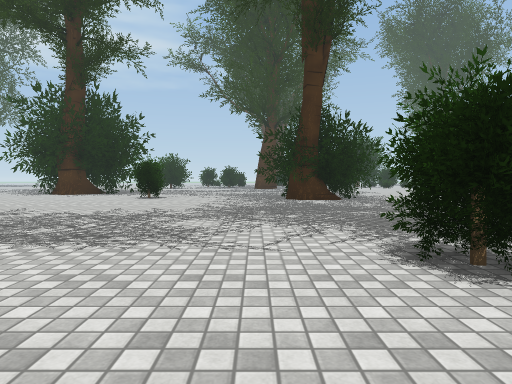
View 1 (above)

24 first-person views from a walk through a 3-D level made in the Unity game engine. The camera is 1.2 m above the floor, tilts 2° down and sees 75° across. The floor is counted in squares, 2 m on a side. Each view is taken from the middle of a square. On the plan, view 1 faces up. The plan holds only what a view shows up to about 10 squares ahead; the rest is blank. The place goes on beyond the plan. Flat ground stands in for the terrain. The player character is not drawn. Some surface patterns are stand-ins.

View 2
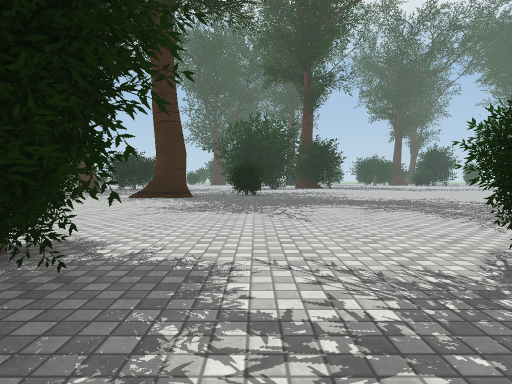

View 3
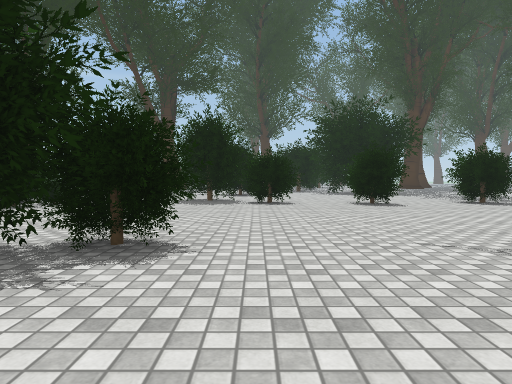

View 4
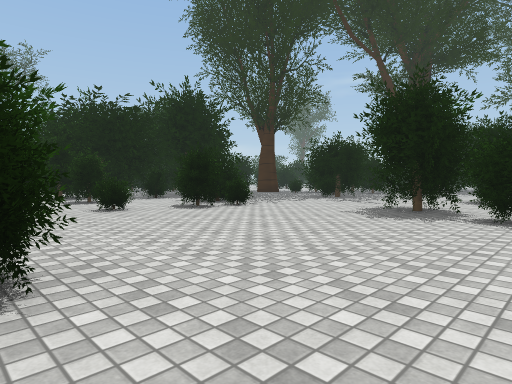

View 5
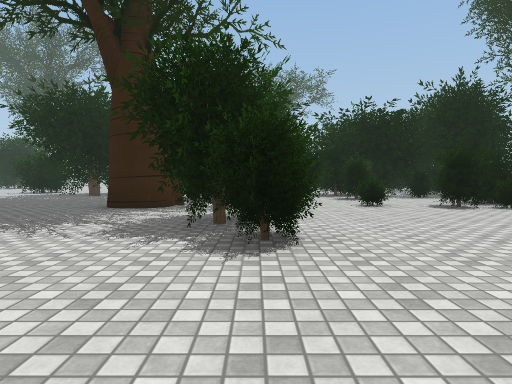

View 6
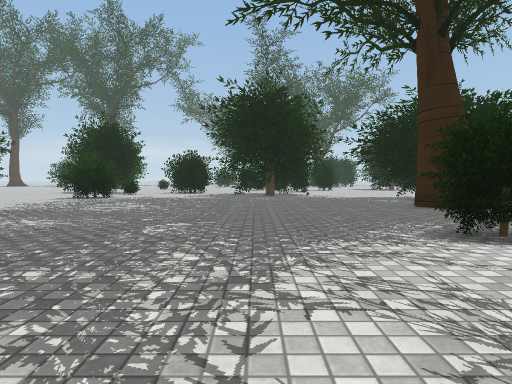

View 7
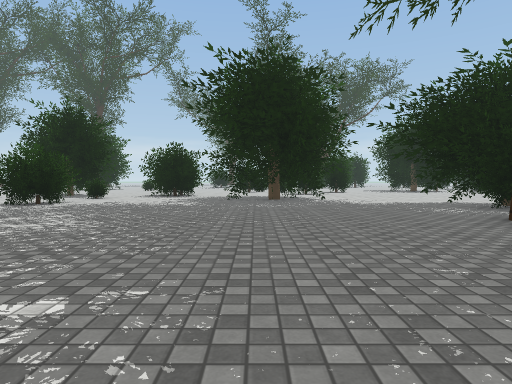

View 8
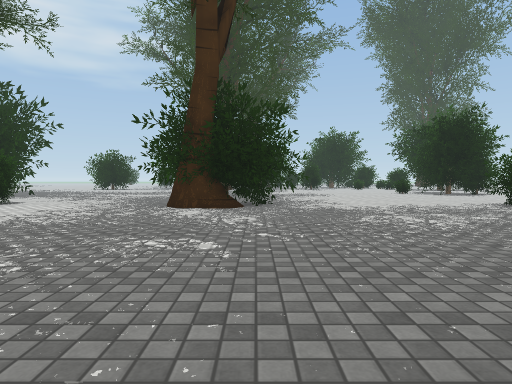

View 9
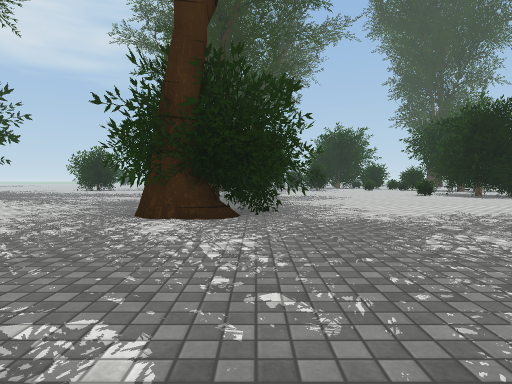

View 10
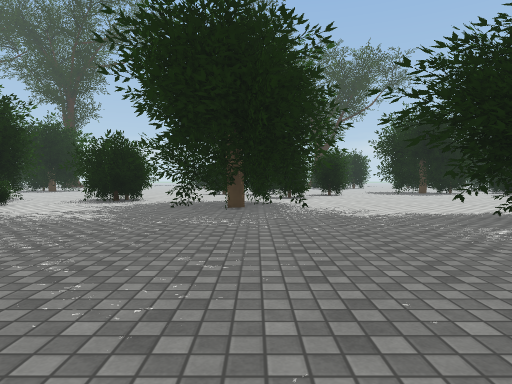

View 11
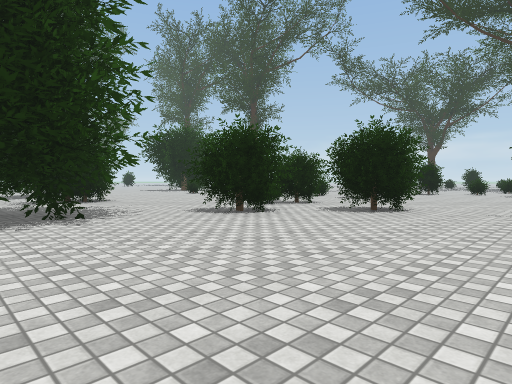

View 12
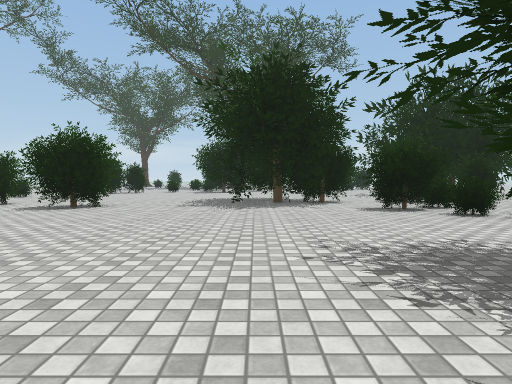

View 13
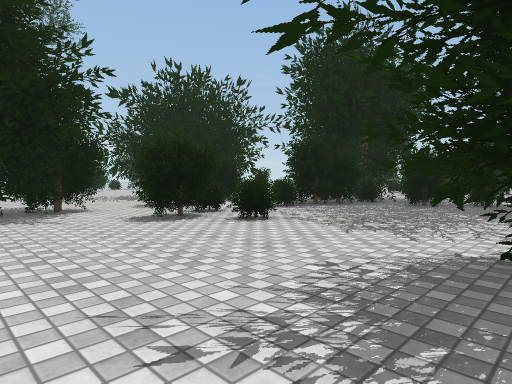

View 14
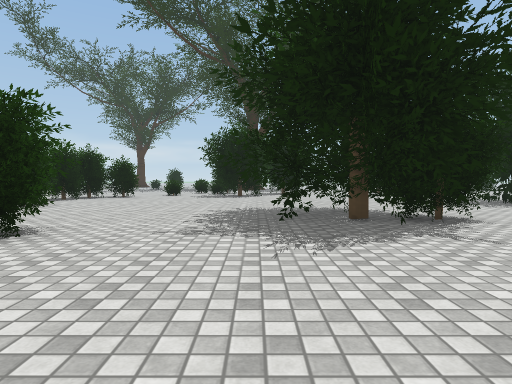

View 15
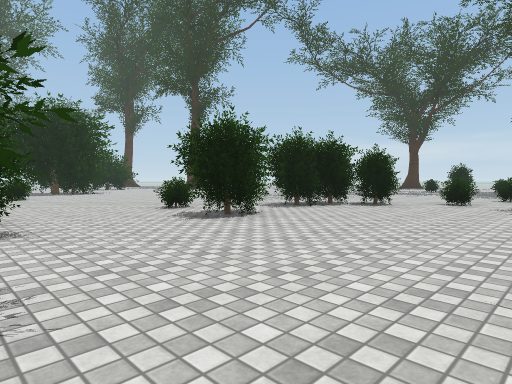

View 16
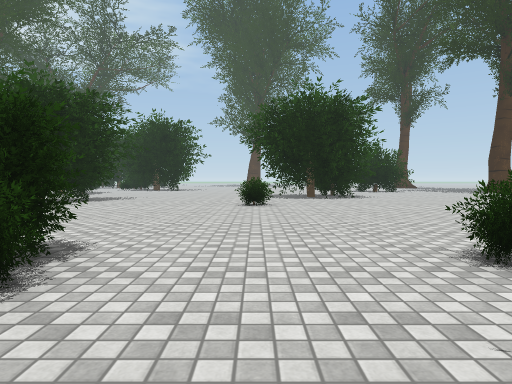

View 17
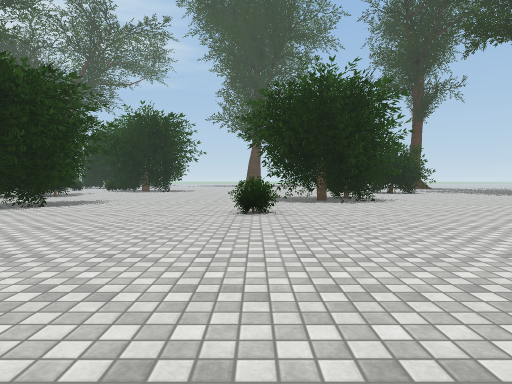

View 18
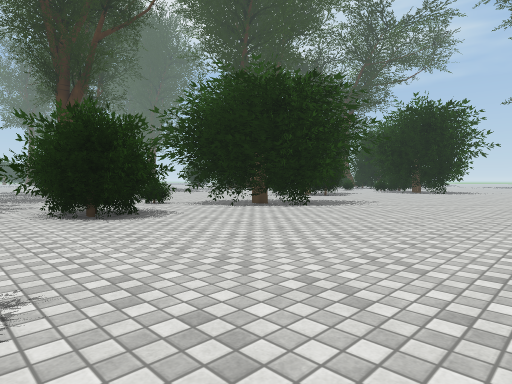

View 19
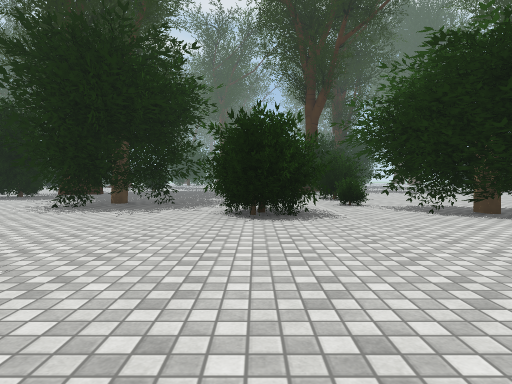

View 20
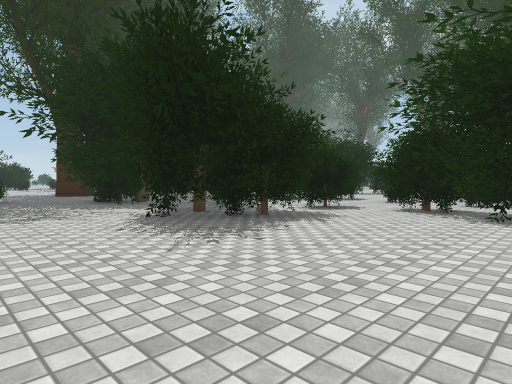

View 21
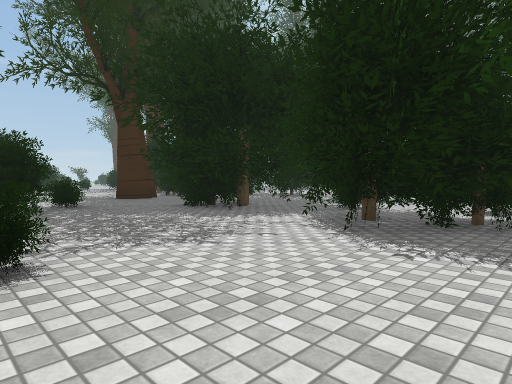

View 22
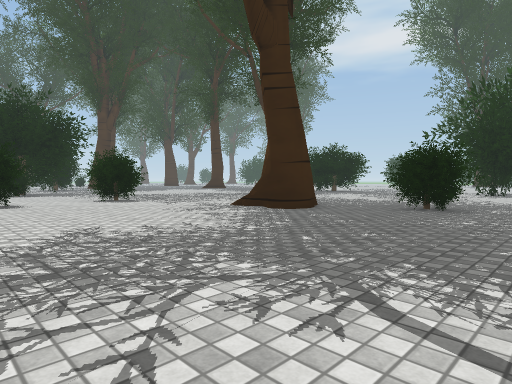

View 23
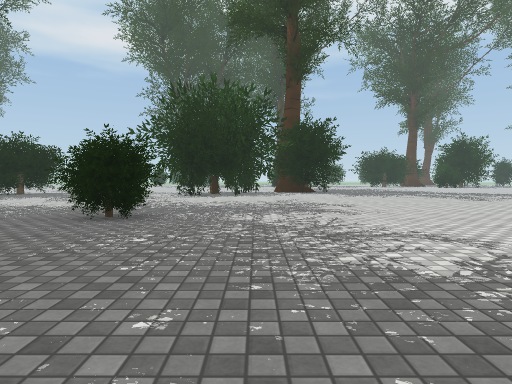

View 24
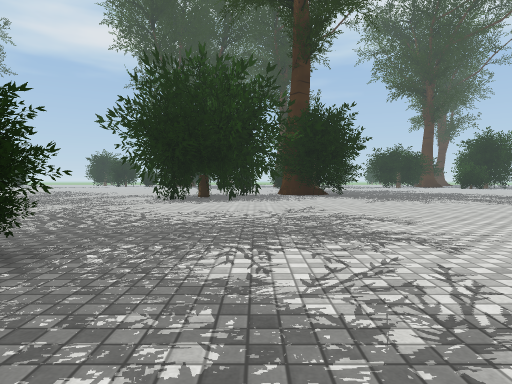

### Floor plan
Key: @ floor where view 1 was taken; # wall or solid block; x gap in a wall; . floor; / step, stairs or slope; T thing the floor can be seen under or through; O other object.
Columns run from 17 left of view 1 to 25 right of it. Each row starts with its distance up from view 1.
 15              ....    ......   ....... ####.
 14              ..... ............ # ... ###..
 13              ..... ............###.....  ..
 12              O...#####........###..........
 11              OO...###.....OO..##.....O.....
 10           ........###.....OO.O.............
  9 .. ..     ....................T##.........
  8 ......     .................. TOO........
  7 ........    ................. TT ........
  6 .........  ..................T.....O...O.
  5 ...........................##TT....OO..O..O
  4 ...........................##TTxO.OO..OOOOO
  3 ..................OO....... ###.OOOOO.OO.OO
  2 ..................OO............OOO........
  1 #......................#. #.......OO.......
  0 #......OO........@.....# O# .......O.......
 -1 ##.....OO.........### . OO# ..............
 -2 ..................O## OO ###........TT ...
 -3 .........#........O..O OOO#........TTTT...
 -4 ......   /.............O O..O#.....TTT ...
 -5    ..    ..............O OOOO##...OTO  ...
 -6          .............OO.OO ###..OO O ..
 -7           .O.OO.......OOO.O###...OOOOO..
 -8           OOO.OOOO##..OOOOO# #......OO  #
 -9           .O......##...OO. # #....O.OO  #
-10                     ...  .## # ..OOOOO

Positions as (right, up) in squares from view 1, and headings:
1: (0, 0), facing up
2: (4, 0), facing left
3: (0, 1), facing down
4: (-1, -2), facing down-right
5: (-2, -2), facing right
6: (-2, 5), facing right
7: (1, 5), facing right
8: (3, 3), facing up
9: (3, 5), facing up
10: (4, 4), facing right
11: (11, -2), facing up-right
12: (10, -3), facing right
13: (12, -3), facing down-right
14: (14, -2), facing right
15: (18, -1), facing up-right
16: (20, 3), facing up
17: (20, 5), facing up
18: (20, 6), facing up-left
19: (20, 8), facing left
20: (15, -1), facing down-left
21: (16, -4), facing down-left
22: (-2, 2), facing down-left
23: (-4, 2), facing left
24: (-7, 2), facing left
